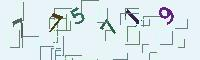
#> input picture tests/captchas/c1.jpeg, 200 x 60 px
$ python -i utils.py   (imports and definitions only)   (older library calls are emulated)
#> lines starting #> are read from the running program, lines starting #| are printed output that depends on the picture; after the words box and inside, x2 and y2 are one past the last pixel; in counts of white or black regions, pixels touching at a corner belong together
#> further down, picture is the input picture: PIL image 200x60 RGB; mean R, G, B 219.1, 231.5, 235.1
import numpy
from math import sqrt
from operator import itemgetter
from PIL import Image
from scipy import ndimage


# [21 lines left out: function channel, not called in this run]


def features(im, max_features=6, min_pixels=50):
    """
    Returns a list of features found in `im`.

    Args:
        im (Image): Source image.
        max_features (int): The maximum number of features to return.
        min_pixels (int): The minimum number of pixels a feature must
            contain to be included.

    Return:
        A list of Images describing each feature.
    """
#> called with max_features = 6, min_pixels = 50
    arr = numpy.asarray(im.convert('L'))
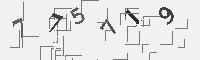
#> arr: shape (60, 200); min 23, max 255, mean 228.1
    labels, _ = ndimage.label(numpy.invert(arr))
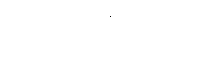
#> labels: shape (60, 200) int32; values 0 (black) and 1 (white), 100% white; black in thin lines or dots, all inside (x1, y1, x2, y2) = (110, 16, 111, 17)
    slices = ndimage.find_objects(labels)
#> slices = 1 item

    features = []
    for slice in slices:
        feature = arr[slice]
        features.append((feature, numpy.count_nonzero(feature),
                         slice[1].start))
#> this loop made 1 pass
#> after the loop, features = 1 item

    # Filter out features without enough pixels and limit the number
    # of features we return
    features = sorted(
        filter(lambda x: x[1] > min_pixels, features),
        key=itemgetter(1),
        reverse=True
    )[:max_features]

    # Order the features from left to right
    features = sorted(features, key=itemgetter(2))

    # Return a list of images for each feature
    return [Image.fromarray(f[0]).convert('P') for f in features]


# [105 lines left out: functions rotate, monochrome, scale, vectorize, cosine_similarity, not called in this run]

>>> from PIL import Image
>>> picture = Image.open('../tests/captchas/c1.jpeg')
>>> result = features(picture)
#> result = 1 item

$ run again, on tests/captchas/c10.jpeg
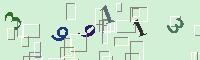
#> input picture tests/captchas/c10.jpeg, 200 x 60 px
#> picture is the input picture: PIL image 200x60 RGB; mean R, G, B 202.3, 228.9, 206.5
#> in features, `arr = numpy.asarray(im.convert('L'))`:
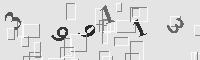
#> arr: shape (60, 200); min 22, max 253, mean 218.4
#> labels: shape (60, 200) int32; every value is 1
#> slices = 1 item
#> the loop in features, `for slice in slices:` made 1 pass

$ run again, on tests/captchas/c11.jpeg
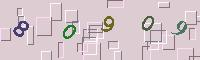
#> input picture tests/captchas/c11.jpeg, 200 x 60 px
#> picture is the input picture: PIL image 200x60 RGB; mean R, G, B 212.6, 197.2, 202.5
#> in features, `arr = numpy.asarray(im.convert('L'))`:
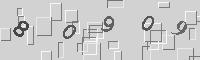
#> arr: shape (60, 200); min 46, max 254, mean 202.5
#> labels: shape (60, 200) int32; every value is 1
#> slices = 1 item
#> the loop in features, `for slice in slices:` made 1 pass

$ run again, on tests/captchas/c12.jpeg
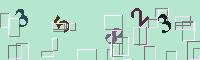
#> input picture tests/captchas/c12.jpeg, 200 x 60 px
#> picture is the input picture: PIL image 200x60 RGB; mean R, G, B 177.6, 218.7, 199.4
#> in features, `arr = numpy.asarray(im.convert('L'))`:
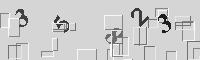
#> arr: shape (60, 200); min 7, max 254, mean 204.2
#> labels: shape (60, 200) int32; every value is 1
#> slices = 1 item
#> the loop in features, `for slice in slices:` made 1 pass
